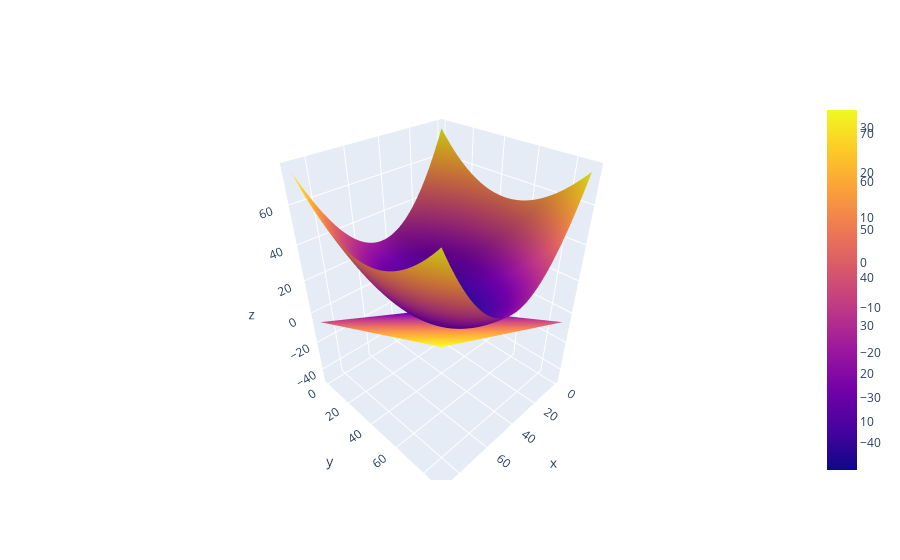

Here is the notebook cell this chart was saved with:
### Code cell
#PLOT 1
import sympy as sp
x,y = sp.symbols('x y')
paraboloid = sp.lambdify((x,y),2*x**2 + y**2)
plane = sp.lambdify((x,y),4*x+4*y-6)
plane2 = sp.lambdify((x,y),x+y)
import numpy as np
points = np.linspace(-5,5,90)
x,y = np.meshgrid(points,points)

import plotly.graph_objects as go
fig = go.Figure(data = [go.Surface(z = paraboloid(x,y)),go.Surface(z = plane(x,y))])
fig.show()

### Figure 1 — Plotly figure (JSON) as saved in the notebook; plotly's stock layout.template omitted (floating-point values rounded to 4 significant figures; data arrays with more than 128 entries replaced by an {"elided": "..."} marker saying what was removed)
{"data": [{"type": "surface", "z": {"elided": "90x90 float values"}}, {"type": "surface", "z": {"elided": "90x90 float values"}}], "layout": {}}
